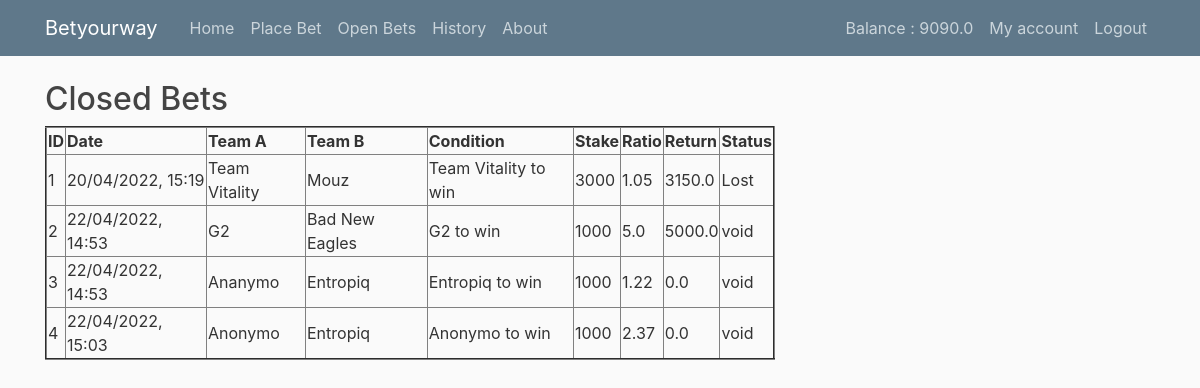
The app's page /bet_history (signed in) with its own data.
### simulator/models.py (models this page shows, shortened)
class User(db.Model,UserMixin):
    id = db.Column(db.Integer, primary_key=True)
    username = db.Column(db.String(20), unique=True, nullable=False)
    password = db.Column(db.String(70), nullable=False)
    bets = db.relationship('Bets_placed', backref='bets', lazy=True)
    amount=db.Column(db.Float(20) , default=0.0)

class Bets_placed(db.Model):
    id = db.Column(db.Integer, primary_key=True)
    team_a = db.Column(db.String(100), nullable=False)
    team_b = db.Column(db.String(100), nullable=False)
    condition = db.Column(db.String(100), nullable=False)
    date_placed = db.Column(db.DateTime, nullable=False, default=datetime.utcnow)
    stake = db.Column(db.Float, nullable=False)
    ratio = db.Column(db.Float, nullable=False)
    return_ = db.Column(db.Float, nullable=False)
    bet_status = db.Column(db.String(5), default='Open')
    user_id = db.Column(db.Integer, db.ForeignKey('user.id'), nullable=False)

### simulator/routes.py (the view)
@app.route('/bet_history',methods=['GET', 'POST'])
@login_required
def bet_history():
    if current_user.is_authenticated:
            current_amount=User.query.filter_by(username=current_user.username).first()
            balance=current_amount.amount
    bets=Bets_placed.query.filter(Bets_placed.bet_status !='Open',Bets_placed.user_id==current_user.username)
    return render_template('bets_history.html',bets=bets,balance=balance)

### simulator/models.py (called while the page is built)
@login_manager.user_loader
def load_user(user_id):
    return User.query.get(int(user_id))

### simulator/templates/bets_history.html
{% extends "layout.html" %}
{% block content %}
<h2>Closed Bets</h2>
<table border="2">
    <tr>
        <th>ID</th>
        <th>Date</th>
        <th>Team A</th>
        <th>Team B</th>
        <th>Condition</th>
        <th>Stake</th>
        <th>Ratio</th>
        <th>Return</th>
        <th>Status</th>
    </tr>
    {% for b in bets %}
    <tr>
        <td>{{  b.id  }}</td>
        <td>{{ (b.date_placed).strftime("%d/%m/%Y, %H:%M")  }}</td>
        <td>{{  b.team_a  }}</td>
        <td>{{  b.team_b  }}</td>
        <td>{{  b.condition  }}</td>
        <td>{{  b.stake  }}</td>
        <td>{{  b.ratio  }}</td>
        <td>{{  b.return_  }}</td>
        <td>{{  b.bet_status  }}</td>
        </tr>
        {% endfor %}
</table>
{% endblock content %}

### simulator/templates/layout.html (shortened to what this page needs)
<!DOCTYPE html>
<html>
<head>
    <link rel="stylesheet" href="https://maxcdn.bootstrapcdn.com/bootstrap/4.0.0/css/bootstrap.min.css">
    <link rel="stylesheet" type="text/css" href="{{ url_for('static', filename='main.css') }}">
</head>
<body>
    <header class="site-header">
      <nav class="navbar navbar-expand-md navbar-dark bg-steel fixed-top">
        <div class="container">
          <a class="navbar-brand mr-4" href="/">Betyourway</a>
          <div class="collapse navbar-collapse" id="navbarToggle">
            <div class="navbar-nav mr-auto">
              <a class="nav-item nav-link" href="/">Home</a>
              {% if current_user.is_authenticated%}
                <a class="nav-item nav-link" href="/newbet">Place Bet</a>
                <a class="nav-item nav-link" href="/openbets">Open Bets</a>
                <a class="nav-item nav-link" href="/bet_history">History</a>
                {% endif %}
              <a class="nav-item nav-link" href="/about">About</a>
            </div>
            <div class="navbar-nav">
              {% if current_user.is_authenticated%}
              <a class="nav-item nav-link" >Balance : {{balance}}</a>
                <a class="nav-item nav-link" href="/account">My account</a>
                <a class="nav-item nav-link" href="/logout">Logout</a>
              {% else%}
                <a class="nav-item nav-link" href="/login">Login</a>
                <a class="nav-item nav-link" href="/register">Register</a>
              {% endif %}
            </div>
          </div>
        </div>
      </nav>
    </header>
    <main role="main" class="container">
      <div class="row">
        <div class="col-md-8">
          {% block content %}{% endblock %}
        </div>
      </div>
    </main>
</body>
</html>

### simulator/static/main.css (style rules this page uses)
body { background: #fafafa; color: #333333; margin-top: 5rem; }
h1, h2, h3, h4, h5, h6 { color: #444444; }
.bg-steel { background-color: #5f788a; }
.site-header .navbar-nav .nav-link { color: #cbd5db; }

### records on screen
User: amount "9090.0"
Bets_placed: id "1", date_placed "20/04/2022, 15:19", team_a "Team Vitality", team_b "Mouz", condition "Team Vitality to win", stake "3000", ratio "1.05", return_ "3150.0", bet_status "Lost"
Bets_placed: id "2", date_placed "22/04/2022, 14:53", team_a "G2", team_b "Bad New Eagles", condition "G2 to win", stake "1000", ratio "5.0", return_ "5000.0", bet_status "void"
Bets_placed: id "3", date_placed "22/04/2022, 14:53", team_a "Ananymo", team_b "Entropiq", condition "Entropiq to win", stake "1000", ratio "1.22", return_ "0.0", bet_status "void"
Bets_placed: id "4", date_placed "22/04/2022, 15:03", team_a "Anonymo", team_b "Entropiq", condition "Anonymo to win", stake "1000", ratio "2.37", return_ "0.0", bet_status "void"
